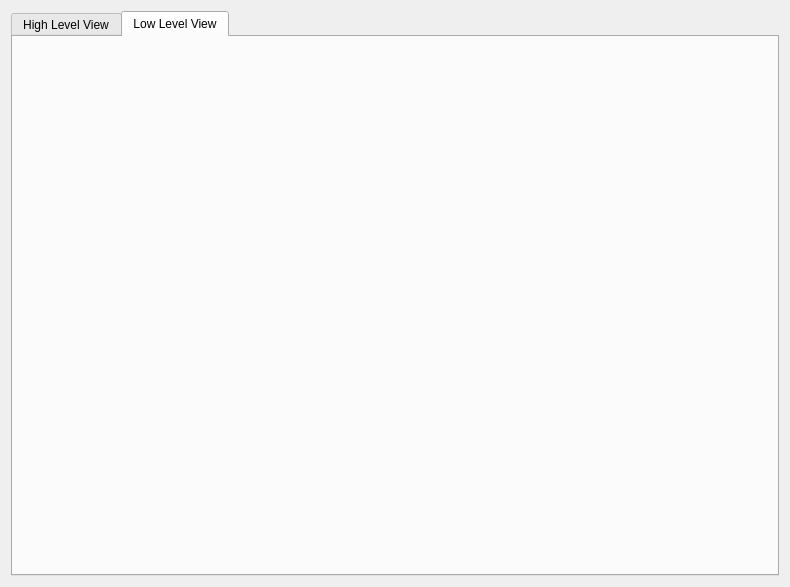
<?xml version="1.0" encoding="UTF-8"?>
<ui version="4.0">
 <class>TXDWidget</class>
 <widget class="QWidget" name="TXDWidget">
  <property name="geometry">
   <rect>
    <x>0</x>
    <y>0</y>
    <width>790</width>
    <height>587</height>
   </rect>
  </property>
  <property name="windowTitle">
   <string notr="true">XXX</string>
  </property>
  <layout class="QVBoxLayout" name="verticalLayout">
   <item>
    <widget class="QTabWidget" name="tabWidget">
     <property name="sizePolicy">
      <sizepolicy hsizetype="Expanding" vsizetype="Expanding">
       <horstretch>0</horstretch>
       <verstretch>1</verstretch>
      </sizepolicy>
     </property>
     <property name="currentIndex">
      <number>1</number>
     </property>
     <widget class="QWidget" name="hlWidget">
      <attribute name="title">
       <string>High Level View</string>
      </attribute>
      <layout class="QVBoxLayout" name="verticalLayout_2">
       <item>
        <widget class="QSplitter" name="mainSplitter">
         <property name="orientation">
          <enum>Qt::Horizontal</enum>
         </property>
         <widget class="QListWidget" name="textureList">
          <property name="contextMenuPolicy">
           <enum>Qt::CustomContextMenu</enum>
          </property>
          <property name="selectionMode">
           <enum>QAbstractItemView::ExtendedSelection</enum>
          </property>
         </widget>
         <widget class="QWidget" name="displayWidget" native="true">
          <layout class="QVBoxLayout" name="verticalLayout_3">
           <item>
            <widget class="QWidget" name="infoWidget" native="true">
             <layout class="QFormLayout" name="formLayout_2">
              <property name="fieldGrowthPolicy">
               <enum>QFormLayout::ExpandingFieldsGrow</enum>
              </property>
              <property name="horizontalSpacing">
               <number>15</number>
              </property>
              <item row="0" column="0">
               <widget class="QLabel" name="label_2">
                <property name="text">
                 <string>Raster Format</string>
                </property>
               </widget>
              </item>
              <item row="0" column="1">
               <widget class="QLabel" name="formatLabel">
                <property name="text">
                 <string notr="true">-</string>
                </property>
               </widget>
              </item>
              <item row="1" column="0">
               <widget class="QLabel" name="label_4">
                <property name="text">
                 <string>Diffuse Name</string>
                </property>
               </widget>
              </item>
              <item row="1" column="1">
               <widget class="QLabel" name="diffuseNameField">
                <property name="text">
                 <string notr="true">-</string>
                </property>
               </widget>
              </item>
              <item row="2" column="0">
               <widget class="QLabel" name="label_6">
                <property name="text">
                 <string>Alpha Name</string>
                </property>
               </widget>
              </item>
              <item row="2" column="1">
               <widget class="QLabel" name="alphaNameField">
                <property name="text">
                 <string notr="true">-</string>
                </property>
               </widget>
              </item>
              <item row="3" column="0">
               <widget class="QLabel" name="label_8">
                <property name="text">
                 <string>Compression</string>
                </property>
               </widget>
              </item>
              <item row="3" column="1">
               <widget class="QLabel" name="compressionField">
                <property name="text">
                 <string notr="true">-</string>
                </property>
               </widget>
              </item>
              <item row="4" column="0">
               <widget class="QLabel" name="label_10">
                <property name="text">
                 <string>Dimensions</string>
                </property>
               </widget>
              </item>
              <item row="4" column="1">
               <widget class="QLabel" name="dimensionsField">
                <property name="text">
                 <string notr="true">-</string>
                </property>
               </widget>
              </item>
              <item row="5" column="0">
               <widget class="QLabel" name="label_12">
                <property name="text">
                 <string>Bits Per Pixel</string>
                </property>
               </widget>
              </item>
              <item row="5" column="1">
               <widget class="QLabel" name="bppField">
                <property name="text">
                 <string notr="true">-</string>
                </property>
               </widget>
              </item>
              <item row="6" column="0">
               <widget class="QLabel" name="label_14">
                <property name="text">
                 <string>MipMap Count</string>
                </property>
               </widget>
              </item>
              <item row="6" column="1">
               <widget class="QLabel" name="mipmapCountField">
                <property name="text">
                 <string notr="true">-</string>
                </property>
               </widget>
              </item>
              <item row="7" column="0">
               <widget class="QLabel" name="label_16">
                <property name="text">
                 <string>Alpha Channel</string>
                </property>
               </widget>
              </item>
              <item row="7" column="1">
               <widget class="QLabel" name="alphaField">
                <property name="text">
                 <string notr="true">-</string>
                </property>
               </widget>
              </item>
              <item row="8" column="0">
               <widget class="QLabel" name="label">
                <property name="text">
                 <string>Wrap Flags</string>
                </property>
               </widget>
              </item>
              <item row="8" column="1">
               <widget class="QLabel" name="wrapFlagsLabel">
                <property name="text">
                 <string notr="true">-</string>
                </property>
               </widget>
              </item>
             </layout>
            </widget>
           </item>
           <item>
            <widget class="QScrollArea" name="renderArea">
             <property name="sizePolicy">
              <sizepolicy hsizetype="Expanding" vsizetype="Expanding">
               <horstretch>0</horstretch>
               <verstretch>1</verstretch>
              </sizepolicy>
             </property>
             <property name="mouseTracking">
              <bool>false</bool>
             </property>
             <property name="frameShadow">
              <enum>QFrame::Sunken</enum>
             </property>
             <property name="widgetResizable">
              <bool>true</bool>
             </property>
             <widget class="QWidget" name="scrollAreaWidgetContents_2">
              <property name="geometry">
               <rect>
                <x>0</x>
                <y>0</y>
                <width>240</width>
                <height>328</height>
               </rect>
              </property>
              <property name="mouseTracking">
               <bool>true</bool>
              </property>
              <layout class="QHBoxLayout" name="horizontalLayout_2">
               <item>
                <widget class="TextureDisplayer" name="displayLabel">
                 <property name="text">
                  <string notr="true"/>
                 </property>
                 <property name="alignment">
                  <set>Qt::AlignLeading|Qt::AlignLeft|Qt::AlignTop</set>
                 </property>
                </widget>
               </item>
              </layout>
             </widget>
            </widget>
           </item>
          </layout>
         </widget>
        </widget>
       </item>
      </layout>
     </widget>
     <widget class="QWidget" name="llWidget">
      <attribute name="title">
       <string>Low Level View</string>
      </attribute>
      <layout class="QVBoxLayout" name="verticalLayout_4">
       <item>
        <widget class="RWBSWidget" name="rwbsWidget" native="true"/>
       </item>
      </layout>
     </widget>
    </widget>
   </item>
  </layout>
 </widget>
 <customwidgets>
  <customwidget>
   <class>TextureDisplayer</class>
   <extends>QLabel</extends>
   <header location="global">TextureDisplayer.h</header>
  </customwidget>
  <customwidget>
   <class>RWBSWidget</class>
   <extends>QWidget</extends>
   <header location="global">RWBSWidget.h</header>
   <container>1</container>
  </customwidget>
 </customwidgets>
 <resources/>
 <connections/>
</ui>
